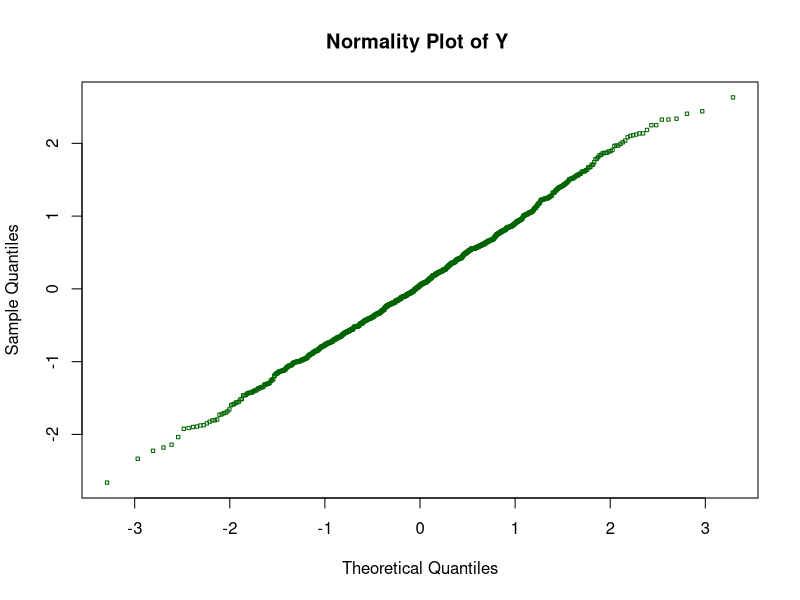
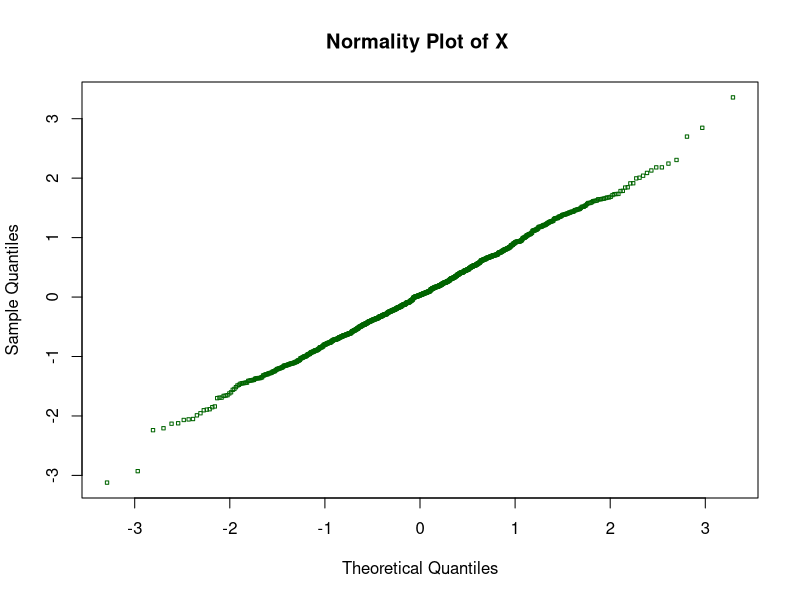
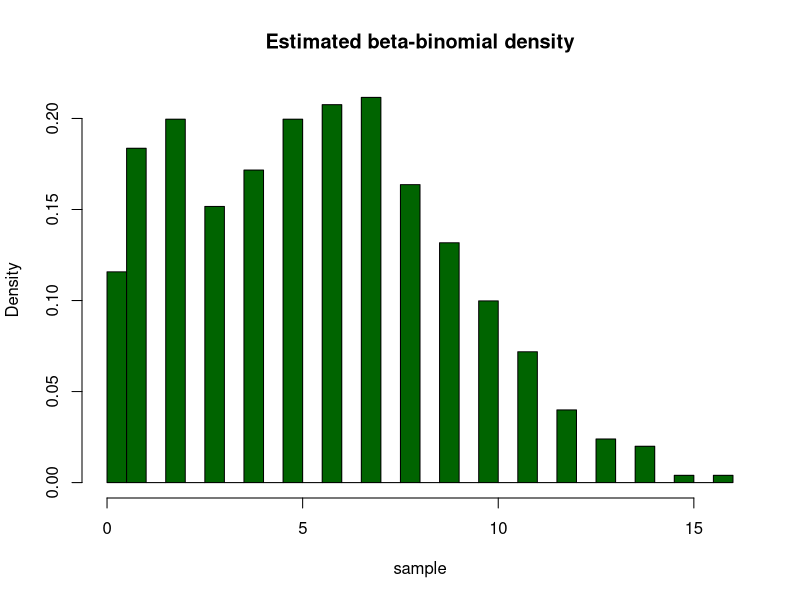

Source code (R) for these figures, in order:
## ---- chunk 1
#Example 1

f_X_given_Y=function(y)
  {
  return(rexp(1,y))
}

f_Y_given_X=function(x)
  {
  return(rexp(1,x))
}
x0=10
y0=70
i=0
Y=c()
X=c()
X[1]=f_X_given_Y(y0)
while(length(X)<1001 && length(Y)<1000)
{
i=i+1
Y[i]=f_Y_given_X(X[i])
X[i+1]=f_X_given_Y(Y[i])

}
data.frame("X_by_Gibbs_Sampling"=X[-1],"Y_by_Gibbs_Sampling"=Y)

## ---- chunk 2

#Example 2 

f_X_given_Y=function(row,y)
  {
  return(rnorm(1,row*y,1-(row^2)))
}

f_Y_given_X=function(row,x)
  {
  return(rnorm(1,row*x,1-(row^2)))
}
x0=rnorm(1,0,1)
y0=rnorm(1,0,1)
row=0.5
i=0
Y=c()
X=c()
X[1]=f_X_given_Y(row,y0)
while(length(X)<1001 && length(Y)<1000)
{
i=i+1
Y[i]=f_Y_given_X(row,X[i])
X[i+1]=f_X_given_Y(row,Y[i])

}
data.frame("X_by_Gibbs_Sampling"=X[-1],"Y_by_Gibbs_Sampling"=Y)

#Following normality plots verifies that the samples drawn are from normal distribution. 
qqnorm(Y,col="darkgreen",pch=22,cex=0.5,main="Normality Plot of Y ")
qqnorm(X,col="darkgreen",pch=22,cex=0.5,main="Normality Plot of X ")
## ---- chunk 3

#Example 3 
f_X_given_Y=function(y,n)
  {
  return(rbinom(1,n,y))
}

f_Y_given_X=function(x,alpha,beta)
  {
  return(rbeta(1,x+alpha,n-x+beta))
}
x0=1 # According to range of x given
y0=0.5 # According to range of y given
n=16 #Assume some parameter value
alpha=2  #Assume some parameter value
beta=  4 #Assume some parameter value
i=0
Y=c()
X=c()
X[1]=f_X_given_Y(y0,n)
while(length(X)<501 && length(Y)<500)
{
i=i+1
Y[i]=f_Y_given_X(X[i],alpha,beta)
X[i+1]=f_X_given_Y(Y[i],n)

}
data.frame("X_by_Gibbs_Sampling"=X[-1],"Y_by_Gibbs_Sampling"=Y)

#Estimated Density 
hist(X,prob=TRUE,breaks=50,col="darkgreen",main="Estimated beta-binomial density",xlab="sample")



## ---- chunk 4



